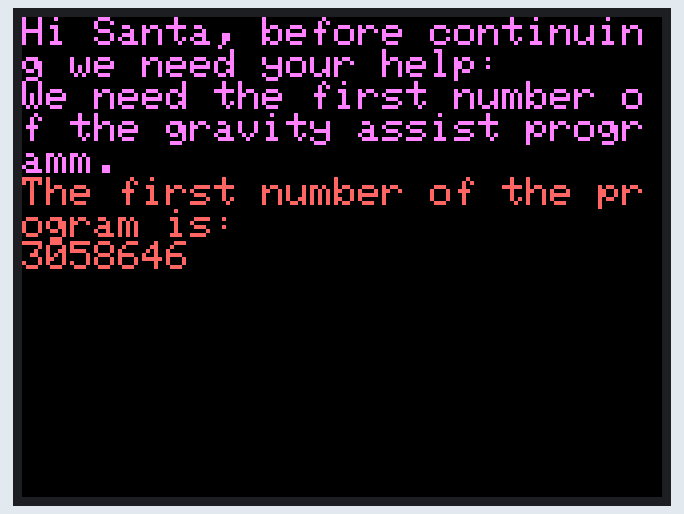
A sketch run on a simulated ESP32. On the bench: 320×240 colour display.

Above: at 0.3 s.

The sketch:

day02_m5stack.ino
```cpp
// day02 by RJPlog, 02.12.2019

#include <M5Stack.h>

int i = 10000; // max lines of programm
int x; // counter

int gravity_assist_prog[] = {1,12,2,3,1,1,2,3,1,3,4,3,1,5,0,3,2,1,6,19,2,19,6,23,1,23,5,27,1,9,27,31,1,31,10,35,2,35,9,39,1,5,39,43,2,43,9,47,1,5,47,51,2,51,13,55,1,55,10,59,1,59,10,63,2,9,63,67,1,67,5,71,2,13,71,75,1,75,10,79,1,79,6,83,2,13,83,87,1,87,6,91,1,6,91,95,1,10,95,99,2,99,6,103,1,103,5,107,2,6,107,111,1,10,111,115,1,115,5,119,2,6,119,123,1,123,5,127,2,127,6,131,1,131,5,135,1,2,135,139,1,139,13,0,99,2,0,14,0};

void setup() {
  // put your setup code here, to run once:

  M5.begin();
  M5.Lcd.fillScreen(BLACK);
  M5.Lcd.setCursor(0, 0);
  M5.Lcd.setTextColor(M5.Lcd.color565(255, 131, 250));
  M5.Lcd.setTextSize(2);
  M5.Lcd.println("Hi Santa, before continuing we need your help:");
  M5.Lcd.println("We need the first number of the gravity assist programm.");


  // --- Day 2: 1202 Program Alarm ---

  for (int x = 0; x < i; x = x + 4) {
    if (gravity_assist_prog[x] == 1) {
      gravity_assist_prog[gravity_assist_prog[x + 3]] = gravity_assist_prog[gravity_assist_prog[x + 1]] + gravity_assist_prog[gravity_assist_prog[x + 2]];
    }
    else if (gravity_assist_prog[x] == 2) {
      gravity_assist_prog[gravity_assist_prog[x + 3]] = gravity_assist_prog[gravity_assist_prog[x + 1]] * gravity_assist_prog[gravity_assist_prog[x + 2]];
    }
    else if (gravity_assist_prog[x] == 99) {
      break;
    }
  }
  M5.Lcd.setTextColor(M5.Lcd.color565(255, 100, 100));
  M5.Lcd.println("The first number of the program is:");
  M5.Lcd.println(gravity_assist_prog[0]);
}

void loop() {
  // put your main code here, to run repeatedly:

}
```
